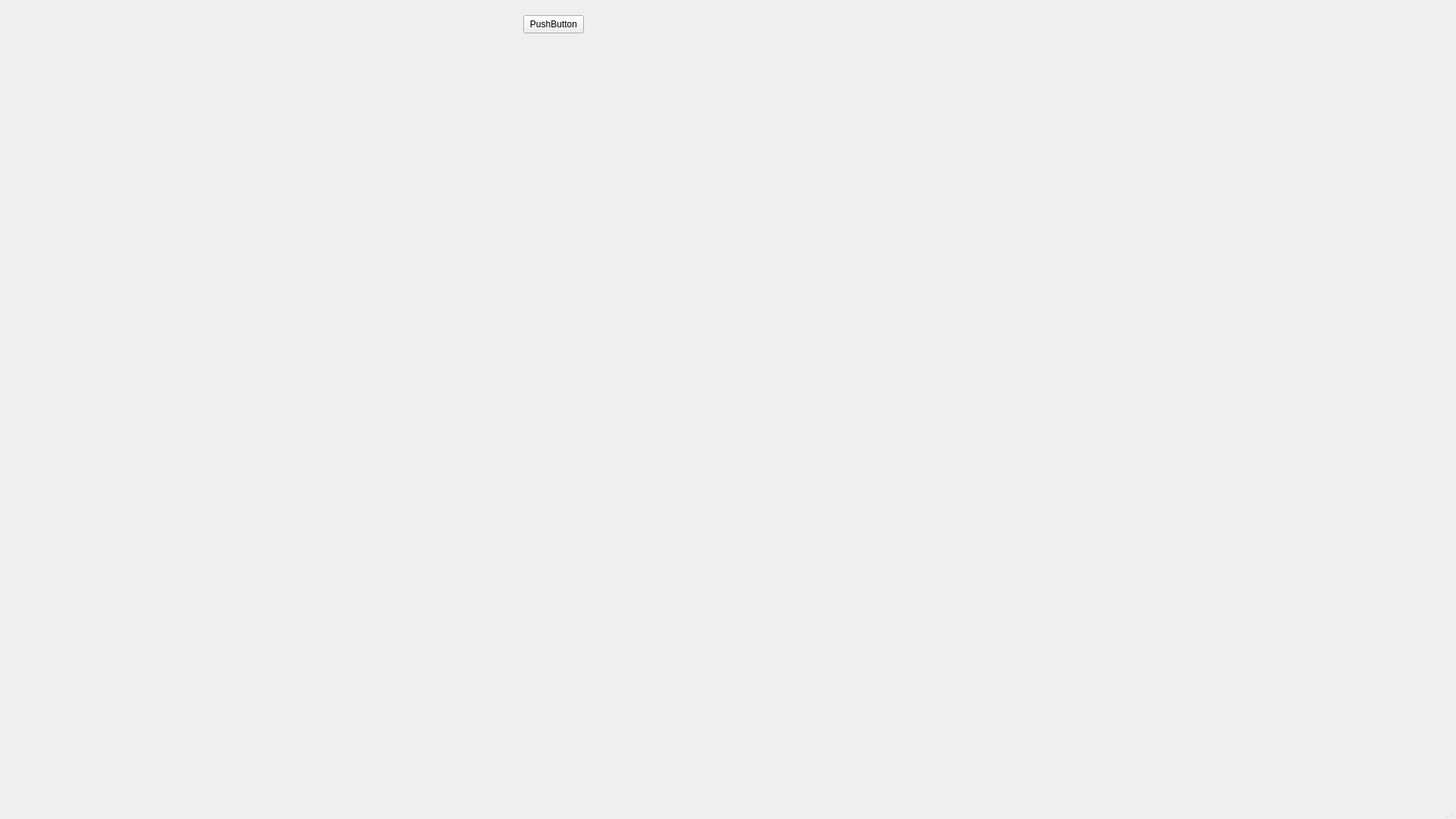
<?xml version="1.0" encoding="UTF-8"?>
<ui version="4.0">
 <class>MainWindow</class>
 <widget class="QMainWindow" name="MainWindow">
  <property name="geometry">
   <rect>
    <x>0</x>
    <y>0</y>
    <width>1920</width>
    <height>1080</height>
   </rect>
  </property>
  <property name="minimumSize">
   <size>
    <width>1920</width>
    <height>1080</height>
   </size>
  </property>
  <property name="windowTitle">
   <string>MainWindow</string>
  </property>
  <widget class="QWidget" name="centralwidget">
   <widget class="CircleWidget" name="circleWidget" native="true">
    <property name="geometry">
     <rect>
      <x>130</x>
      <y>130</y>
      <width>120</width>
      <height>80</height>
     </rect>
    </property>
   </widget>
   <widget class="QPushButton" name="pushButton">
    <property name="geometry">
     <rect>
      <x>690</x>
      <y>20</y>
      <width>80</width>
      <height>24</height>
     </rect>
    </property>
    <property name="text">
     <string>PushButton</string>
    </property>
   </widget>
   <widget class="QWidget" name="verticalLayoutWidget">
    <property name="geometry">
     <rect>
      <x>679</x>
      <y>10</y>
      <width>111</width>
      <height>51</height>
     </rect>
    </property>
    <layout class="QVBoxLayout" name="verticalLayout"/>
   </widget>
  </widget>
  <widget class="QStatusBar" name="statusbar"/>
 </widget>
 <customwidgets>
  <customwidget>
   <class>CircleWidget</class>
   <extends>QWidget</extends>
   <header>circleGenerator.h</header>
   <container>1</container>
  </customwidget>
 </customwidgets>
 <resources/>
 <connections/>
</ui>
